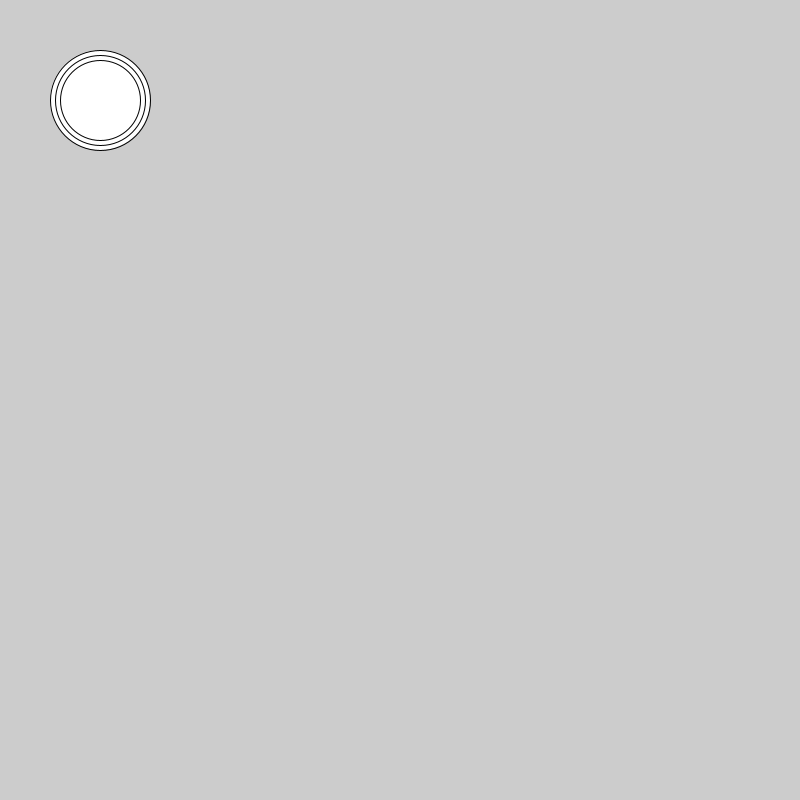
Frame 1 (no input)
Frame 60 (the mouse pressed at the canvas centre just before this capture): identical to frame 1, image omitted
Frame 120 (the mouse held since frame 60 and released just before this capture): identical to frame 1, image omitted

The Processing sketch that drew this single still picture (run headless with seeded random() and noise(); from frame 60 on, the mouse is pressed at the canvas centre):

// Processing sketch: H09_Opd_6
// ── H09_Opd_6.pde
void setup(){
size(800,800);
cickels(100,100,90,80);

}

void draw(){

}

void cickels(int x, int y, int s1, int s2){
  ellipse(x,y,x,y);
  ellipse(x,y,s1,s1);
  ellipse(x,y,s2,s2);

}
